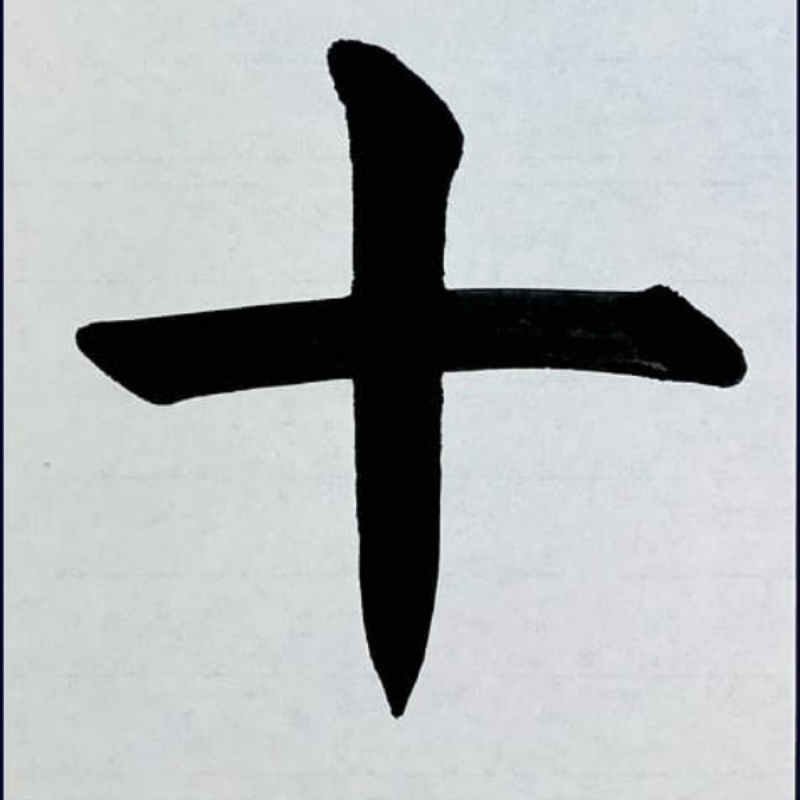
#> input picture square-image.jpg, 800 x 800 px; its folder holds only this picture in this run
$ python -i 'IoU評価.py'   (imports and definitions only)
#> lines starting #> are read from the running program, lines starting #| are printed output that depends on the picture; after the words box and inside, x2 and y2 are one past the last pixel; in counts of white or black regions, pixels touching at a corner belong together
import tkinter as tk
from tkinter import filedialog, messagebox
import cv2
import numpy as np
import os
import pandas as pd
import re
import math

# --- 設定 ---
TARGET_DILATE = 13      # お手本(線画)は太くして許容範囲を作る
SUBJECT_DILATE = 1      # 手書き(筆)は太らせない
EDGE_CUT_RATIO = 0.08   # ★上下左右の端から何%を強制削除するか (0.08 = 8%)

# --- 日本語パス対応 画像読み込み ---
# [50 lines left out: functions imread_jp, remove_shadows_and_noise, not called in this run]

# --- 画像の正規化 ＆ ズレ量(BBox & 重心)計算 ---
def normalize_and_process(img_bin, canvas_size=(300, 300), dilate_iter=0):
    """
    戻り値: (正規化後の画像,
             BBoxズレX, BBoxズレY,
             重心ズレX, 重心ズレY)
    """
#> called with canvas_size = (300, 300), dilate_iter = 0
    img_h, img_w = img_bin.shape
#> img_h = 800; img_w = 800
    img_center_x = img_w / 2
#> img_center_x = 400
    img_center_y = img_h / 2
#> img_center_y = 400

    # 画素がある座標を探す
    coords = cv2.findNonZero(img_bin)
#> coords = contour of 638814 points, box (x1, y1, x2, y2) (0, 0, 800, 800), area 0

    if coords is None:
        # 真っ黒な画像の場合
        return np.zeros(canvas_size, dtype=np.uint8), 0, 0, 0, 0

    # --- A. バウンディングボックス(BBox)の中心計算 ---
    x, y, w, h = cv2.boundingRect(coords)
#> x = 0; y = 0; w = 800; h = 800
    bbox_center_x = x + (w / 2)
#> bbox_center_x = 400
    bbox_center_y = y + (h / 2)
#> bbox_center_y = 400

    shift_bbox_x = bbox_center_x - img_center_x
#> shift_bbox_x = 0
    shift_bbox_y = bbox_center_y - img_center_y
#> shift_bbox_y = 0

    # --- B. 重心(Centroid)の計算 ---
    M = cv2.moments(img_bin)
#> M = moments, m00 115341007, centre m10/m00, m01/m00 = (401.5, 408.5)
    if M["m00"] != 0:
        centroid_x = M["m10"] / M["m00"]
#> centroid_x = 401.5
        centroid_y = M["m01"] / M["m00"]
#> centroid_y = 408.5
    else:
        centroid_x, centroid_y = img_center_x, img_center_y

    shift_centroid_x = centroid_x - img_center_x
#> shift_centroid_x = 1.51
    shift_centroid_y = centroid_y - img_center_y
#> shift_centroid_y = 8.54

    # --- C. 画像の切り出しとリサイズ（正規化） ---
    char_roi = img_bin[y:y+h, x:x+w]
    h_roi, w_roi = char_roi.shape
#> h_roi = 800; w_roi = 800
    target_w, target_h = canvas_size

    scale = min(target_w / w_roi, target_h / h_roi) * 0.9
#> scale = 0.338
    new_w, new_h = int(max(1, w_roi * scale)), int(max(1, h_roi * scale))
#> new_w = 270; new_h = 270

    resized_char = cv2.resize(char_roi, (new_w, new_h), interpolation=cv2.INTER_AREA)
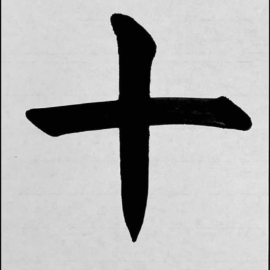
#> resized_char: shape (270, 270); min 0, max 233, mean 180.2

    canvas = np.zeros(canvas_size, dtype=np.uint8)
    start_x, start_y = (target_w - new_w) // 2, (target_h - new_h) // 2
#> start_x = 15; start_y = 15
    canvas[start_y:start_y+new_h, start_x:start_x+new_w] = resized_char
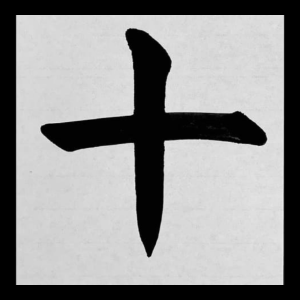
#> canvas: shape (300, 300); min 0, max 233, mean 146

    if dilate_iter > 0:
        kernel = np.ones((3,3), np.uint8)
        canvas = cv2.dilate(canvas, kernel, iterations=dilate_iter)

    return canvas, shift_bbox_x, shift_bbox_y, shift_centroid_x, shift_centroid_y

# --- IoU計算 & デバッグ画像保存 ---
# [36 lines left out: function calc_iou_and_save, not called in this run]

# --- GUIアプリ ---
class IoUAutoMatchApp:
    # [55 lines left out: functions __init__, load_targets, not called in this run]

    def load_csv(self):
        p = filedialog.askopenfilename(filetypes=[("CSV", "*.csv")])
        if p: self.csv_path.set(p)

    def load_dir(self):
        d = filedialog.askdirectory()
        if d: self.root_dir.set(d)

    # [109 lines left out: function run, not called in this run]

# [4 lines not run here, left out]

>>> import cv2
>>> picture = cv2.imread('../../square-image.jpg', cv2.IMREAD_GRAYSCALE)
>>> result = normalize_and_process(picture)
#> result = 5 items
